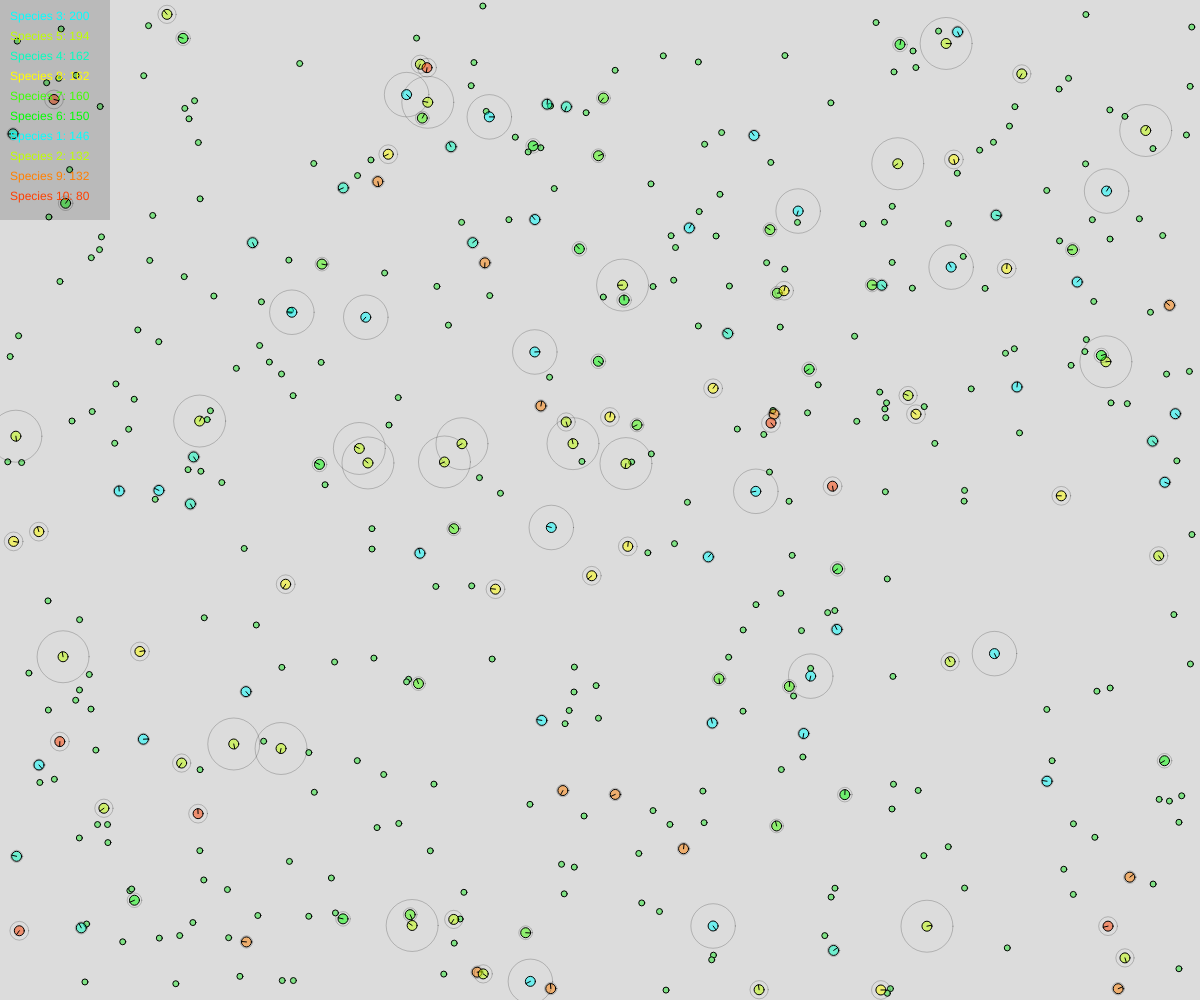
Frame 1 (no input)
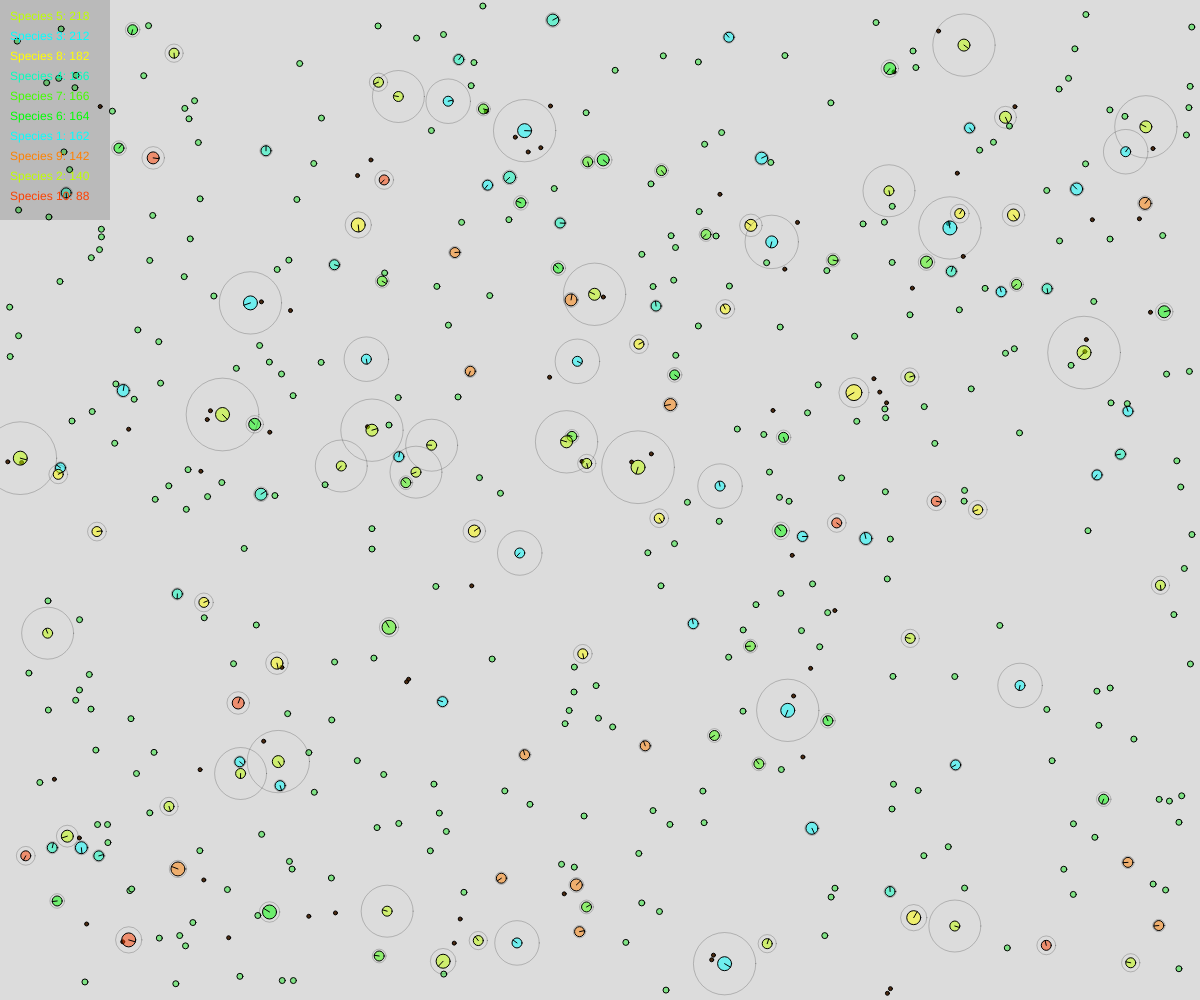
Frame 60 (no input)
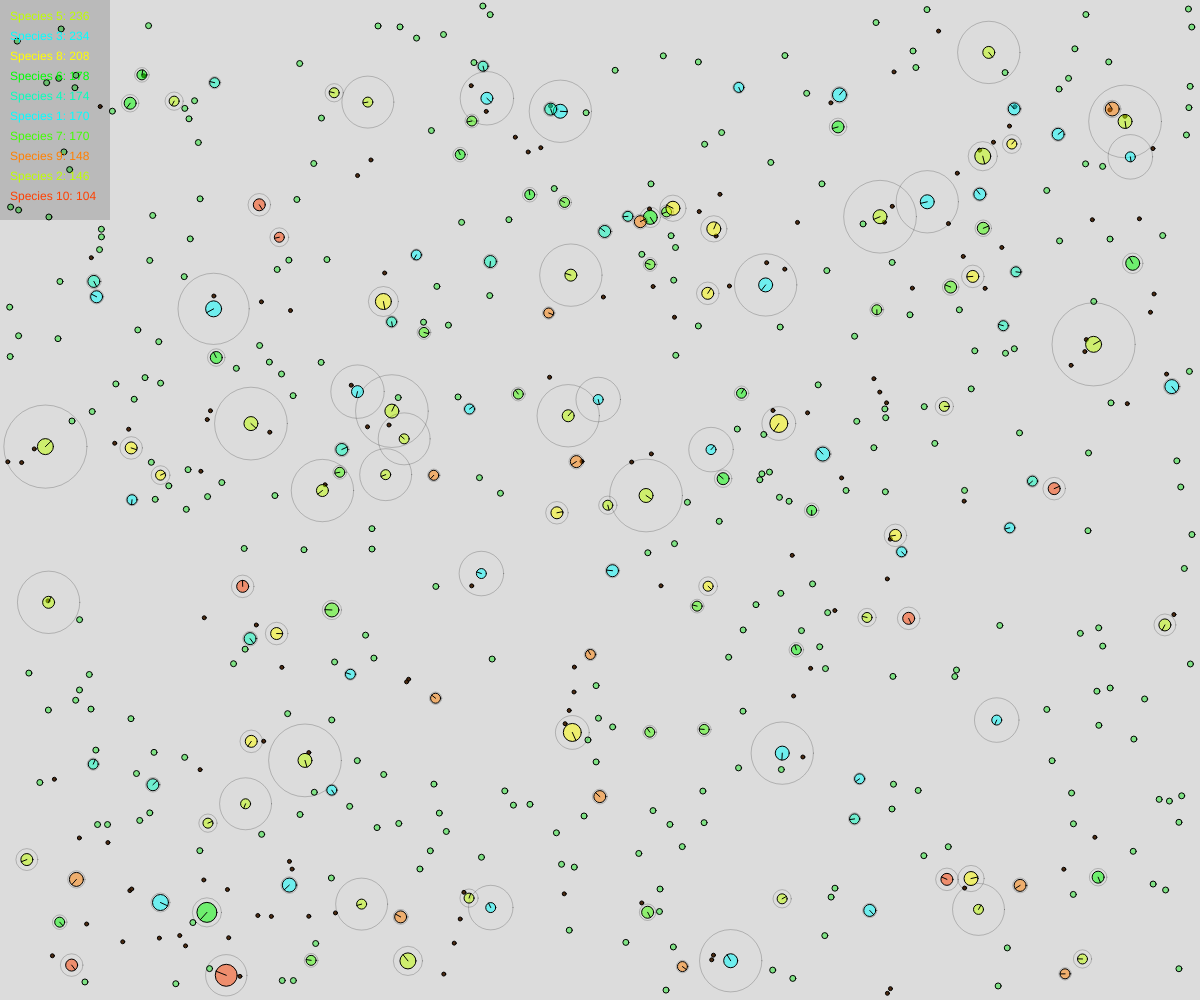
Frame 120 (the mouse pressed at the canvas centre since frame 60)

The p5.js sketch that drew these frames (run headless with seeded random() and noise() and a simulated clock; from frame 60 on, the mouse is pressed at the canvas centre):

// p5.js sketch
// ── sketch.js
let food = [];
let species = [];
let creatures = [];
let waste = []
let objectCount = 150;
let speciesCount = 10;
let colors = []

let speciesNumber = 1;

function setup() {
  p5.disableFriendlyErrors = true; // disables FES
  frameRate(60);
  // make sure this is ran before initializing creatures
  createCanvas(windowWidth, windowHeight); 

  // initialize colors
  for (let i = 0; i <= 255; i += 15) { 
    colors.push([i, 255, 255]);
    colors.push([i, 255, 122]);
  }

  // create species
  for (let i = 0; i < speciesCount; i++) { 
    species.push(new Species(null, true));
  }

  // create food and creatures
  for (let i = 0; i < objectCount; i++) { 
    food.push(new Food());
    food.push(new Food());
    let randSpecies = species[round(random(0, species.length - 1))];
    let creature = new Creature(randSpecies);
    creatures.push(creature);
  }

}

function draw() {
  background(220);

  // update objects
  for (let i = 0; i < waste.length; i++) {
    waste[i].update();
  }

  for (let i = 0; i < food.length; i++) {
    food[i].update();
  }

  for (let i = 0; i < creatures.length; i++) {
    if (creatures[i].eaten === true) {
      creatures[i].die();
    }
    if (creatures[i].dead === true) {
      creatures.splice(i, 1);
      i--;
      continue;
    }
    creatures[i].update(food.concat(waste).concat(creatures));

  }

  // check food sources
  for (let i = 0; i < food.length; i++) {
    if (food[i].eaten === true) {
      // cap waste limit to 2 times the number of creatures on screen (or else the screen gets crowded)
      if (waste.length < creatures.length * 2) { 
        waste.push(new Waste(food[i].pos.x, food[i].pos.y));
      }
      food.splice(i, 1);
      i--;
    }
  }
  for (let i = 0; i < waste.length; i++) {
    if (waste[i].eaten === true) {
      waste.splice(i, 1);
      i--;
    }
  }

  // # of frames between food being added >= 1, # of frames = 10 - (# of creatures)/5
  if (frameCount % max(1, (10 - round(creatures.length) / 5)) === 0) {
    food.push(new Food());
  }

  // show score list
  let scores = getScores();
  push();
  fill(0, 0, 0, 40);
  noStroke();
  rect(0, 0, 110, 20*(scores.length+1));
  pop();
  for (let i = 0; i < scores.length; i++) {
    push()
    colorMode(HSB);
    let color = scores[i][0].colorHistory[0];
    fill(color[0], color[1], color[2]);
    text(`Species ${scores[i][0].speciesNumber}: ${scores[i][1]}`, 10, 20 + 20*i);
    pop();
  }

  if (creatures.length === 1) {
    frameRate(0);
  }

}

// gets an unused species color
function getAvailableColor() {
  if (species.length === 0) return colors[round(random(0, colors.length - 1))];
  let taken = [];
  for (let i = 0; i < species.length; i++) {
    taken.push(species[i].color);
  }
  let available = colors.filter((value, index, arr) => {
    return taken.indexOf(value) === -1;
  });
  let availableColor = available[round(random(0, available.length - 1))];

  return availableColor;
}

// fetches and orders the scores in ascending order (dictionary because the associated species is attatched to the score)
function getScores() {
  // 2D array storing species and their scores (not a map/dictionary so that it can be sorted)
  let scores = [];
  for (let i = 0; i < species.length; i++) {
    scores.push([species[i], species[i].getScore()]);
  }
  scores = scores.sort((first, second) => {
    return second[1] - first[1];
  });

  return scores;
}
// ── creature.js
class Creature {

  constructor(species, location, customRadius) {
    this.species = species;
    this.species.addMember(this);
    if (customRadius === undefined) {
      this.r = 10;
    } else {
      this.r = customRadius;
    }
    this.color = this.species.colorHistory[0];
    if (location === undefined)
      this.pos = createVector(this.r + random(0, width - this.r * 2), this.r + random(0, height - this.r * 2));
    else
      this.pos = location;

    this.nearestFoodDirection = null;
    this.nearestFood = null;
    this.wanderAngle = random(0, 2 * PI);
    this.deltaAngle = PI / 8;
    this.deltaSize = 0.994;
    this.section = 0;
    this.timeSinceEat = 0;
    this.dead = false;
    this.lifeSpan = this.species.baseLifeSpan;
    this.hungerTolerance = 600;
    this.eaten = false;
    this.follower = null;

    this.sightRadius = this.r * this.species.baseSightMultiplier;

    this.speed = this.species.baseSpeed;
  }


  update(food) {
    this.draw();
    this.findNearestFood(food);
    this.move();
    this.eat();
    this.checkDivide();
    this.checkHunger();

    this.follower = null;
  }

  draw() {
    push();
    colorMode(HSB);

    // draw main circle
    fill(this.color[0], this.color[1], this.color[2], 0.5);
    ellipse(this.pos.x, this.pos.y, this.r);

    // draw the ancestry rings TODO: fix this so that older = closer to the middle
    noFill(true);
    for (let i = this.species.colorHistory.length-1; i >= 0; i--) {
      push();
      stroke(this.species.colorHistory[i][0], this.species.colorHistory[i][1], this.species.colorHistory[i][2]);
      ellipse(this.pos.x, this.pos.y, this.r * (i * (1 / (this.species.colorHistory.length))));
      pop();
    }

    // draw the direction that the creature faces
    noFill(false);
    let dirVec = p5.Vector.fromAngle((this.nearestFoodDirection !== null && this.follower === null) ? this.nearestFoodDirection.heading() : this.wanderAngle, this.r / 2);
    line(this.pos.x, this.pos.y, this.pos.x + dirVec.x, this.pos.y + dirVec.y);

    // draw the sight circle
    stroke(0, 0, 0, 0.2);
    ellipse(this.pos.x, this.pos.y, this.sightRadius);
    pop();
  }

  findNearestFood(food) {
    food = food.filter((value) => {
      if (value.eaten === true) {
        return false;
      }
      let distance = this.pos.dist(value.pos);
      if (distance > this.sightRadius / 2) {
        return false;
      }
      // if it's a creature and it's bigger than 75% of this one or it's the same species or it's color history includes this species' and it was created within 30 seconds then pass it up
      if (value instanceof Creature && (value.r > this.r * 0.75 || value.species == this.species || value.species.colorHistory.indexOf(this.color) !== -1 && value.species.timeSinceCreation() / 1000 <= 30)) {
        return false;
      }
      if (value instanceof Waste) {
        // after a creature reaches its hungerTolerance (gets too hungry) and it's too small to shrink, it'll resort to eating waste
        if (this.timeSinceEat > this.hungerTolerance) {
          if (this.r > 20) {
            return false;
          }
        } else {
          return false;
        }
      }
      
        if (value instanceof Creature && this.nearestFood instanceof Creature && value.r < this.nearestFood.r + 10) {
          return false;
        }
      return true;
    });
    this.nearestFoodDirection = null;
    this.nearestFood = null;
    let highestValue = -1;
    for (let i = 0; i < food.length; i++) {

      
      // calculate the value (radius gain)/(distance)^1.5 TODO: if the food is a creature and the current target is a creature, only select the food if its radius is 10 bigger than the current target's radius
      let distance = this.pos.dist(food[i].pos);
      let radiusGain = (food[i] instanceof Creature) ? food[i].r * 0.25 : 2;
      let value = (radiusGain) / (distance ** 1.5);
      if (value > highestValue) {
        // set the nearest food and the direction it's in
        this.nearestFoodDirection = p5.Vector.sub(food[i].pos, this.pos).normalize();
        this.nearestFood = food[i];
        highestValue = value;
      }
    }
    // if the target is a Creature, then set its follower to be this one
    if (this.nearestFood instanceof Creature) {
      this.nearestFood.follower = this;
    }
  }

  move() { // TODO: tidy up move method
    // get the region of the creature in the map
    let region = this.getRegion();
    // if the the creature is being followed and is in the main section of the map, then move direction away from it //TODO: add smart movement (multiple followers + move in the average direction away + turn near walls)
    if (region === 'Main' && this.follower !== null /*&& this.pos.dist(this.follower.pos) <= this.r/2*/ ) {
      this.wanderAngle = this.follower.nearestFoodDirection.heading();
      let moveDirection = p5.Vector.fromAngle(this.wanderAngle, 1);
      this.pos = p5.Vector.add(this.pos, moveDirection.mult(this.speed));
      // if there's food, then go towards it
    } else if (this.nearestFoodDirection !== null) {
      this.pos = p5.Vector.add(this.pos, this.nearestFoodDirection.mult(this.speed));
      // move in accordance of the region that the creature is in
    } else {
      if (region === 'Right') {
        this.wanderAngle += this.getAngle(this.wanderAngle, PI);
      } else if (region === 'Left') {
        this.wanderAngle += this.getAngle(this.wanderAngle, 0);
      } else if (region === 'Top') {
        this.wanderAngle += this.getAngle(this.wanderAngle, PI / 2);
      } else if (region === 'Bottom') {
        this.wanderAngle += this.getAngle(this.wanderAngle, (3 * PI) / 2);
      } else if (region === 'TopRight') {
        this.wanderAngle += this.getAngle(this.wanderAngle, (3 * PI) / 4);
      } else if (region === 'TopLeft') {
        this.wanderAngle += this.getAngle(this.wanderAngle, (PI) / 4);
      } else if (region === 'BottomRight') {
        this.wanderAngle += this.getAngle(this.wanderAngle, (5 * PI) / 4);
      } else if (region === 'BottomLeft') {
        this.wanderAngle += this.getAngle(this.wanderAngle, (7 * PI) / 4);
      } else {
        if (this.follower === null) {
          this.wanderAngle += random(-PI / 16, PI / 16);
        }
      }
      this.section = region;
      let moveDirection = p5.Vector.fromAngle(this.wanderAngle, 1);
      this.pos = p5.Vector.add(this.pos, moveDirection.mult(this.speed));
    }
  }

  eat() {
    if (this.nearestFood !== null && this.nearestFood.eaten === false) {
      let distance = p5.Vector.dist(this.pos, this.nearestFood.pos);
      let foodIsCreature = this.nearestFood instanceof Creature;
      // TODO: make this more intuitive and functional (has to deal with the distance that the food has to be in order to be eaten)
      if ((this.r + this.nearestFood.r) / (foodIsCreature ? 4 : 2) > distance) {
        this.nearestFood.eaten = true;
        this.timeSinceEat = 0;
        // if the food is waste, then degrease the lifespan of the creature TODO: keep track of this to apply it to calculateStats()
        if (this.nearestFood instanceof Waste) {
          this.lifeSpan *= 0.9;
          this.hungerTolerance *= 0.9;
        }
        // if creature, then add 1/4 of that creature's radius
        if (this.nearestFood instanceof Creature) {
          this.r += this.nearestFood.r * 0.25;
        } else {
          this.r += 2;
        }
        this.calculateStats();
        return;
      }
    }
    this.timeSinceEat += 1;
  }

  getAngle(current, target) {
    // limit the current angle to be a range from -2pi to 2pi
    let limCurrent = current % (2 * PI);
    // if the angle negative, then make it equal 2pi - the absoluate value of the angle (which makes it the same angle but positive instead of negative)
    if (limCurrent < 0) {
      limCurrent = 2 * PI - abs(limCurrent);
    }
    // if you have to loop past 2pi in order to reach the target, then add 2pi to the target to make it mathmatically work
    if (limCurrent > PI && target < PI) {
      target += 2 * PI;
    }
    // get the shorted distance (turning left or right) and return the appropriate rotation direction
    let diff1 = abs(abs(limCurrent - this.deltaAngle) - target);
    let diff2 = abs(abs(limCurrent + this.deltaAngle) - target);
    return (diff1 < diff2) ? -this.deltaAngle : this.deltaAngle;
  }

  getRegion() { // returns the section(s) of the map that the creature is in
    let sections = '';
    if (this.pos.y < 25) {
      sections += 'Top';
    }
    if (this.pos.y > height - 25) {
      sections += 'Bottom';
    }
    if (this.pos.x > width - 25) {
      sections += 'Right';
    }
    if (this.pos.x < 25) {
      sections += 'Left';
    }
    if (sections === '') {
      sections = 'Main';
    }
    return sections;
  }

  checkHunger() {
    if (this.timeSinceEat > this.lifeSpan) {
      // if the creature is big enough to shrink, then shrink or else it dies
      if (this.r >= 20) {
        this.r *= 0.75;
        this.calculateStats();
        this.timeSinceEat = 0;
      } else {
        this.die();
      }
    }
  }

  die() {
    this.dead = true;
    this.species.removeMember(this);
    // if the creature is the last one then take this species out of the species list
    if (this.species.members.length === 0) {
      print(`Species ${this.species.speciesNumber} extint`);
      let speciesIndex = species.indexOf(this.species);
      species.splice(speciesIndex, 1);
    }
  }

  checkDivide() {
    if (this.r >= this.species.cellDivisionThreshold && this.follower === null && this.nearestFood instanceof Creature === false || this.r >= this.species.cellDivisionThreshold * 2) {
      if (random(0, 100) <= 1) { // 1 in 100 chance of dividing every frame following threshold met
        if (this.insideAnotherCreature() === false || this.r >= this.species.cellDivisionThreshold * 2) {
          this.divide();
        }
      }
    }
  }

  divide() {
    let newCreature = null;
    if (random(0, 6) <= 1) { // 1 in 6 change of a mutation
      newCreature = new Creature(this.species.genMutation(), this.pos, this.r / 2);
    } else { // otherwise just divide
      newCreature = new Creature(this.species, this.pos, this.r / 2);
    }
    creatures.push(newCreature);
    this.r /= 2;
    this.calculateStats();
  }

  insideAnotherCreature() {
    for (let i = 0; i < creatures.length; i++) {
      if (creatures[i] !== this && creatures[i].species !== this.species && this.pos.dist(creatures[i].pos) <= creatures[i].r / 2 + this.r / 2) {
        return true;
      }
    }
    return false;
  }

  calculateStats() {
    this.lifeSpan = this.species.baseLifeSpan * (0.99 ** ((this.r - 10) / 2));
    this.speed = this.species.baseSpeed * (this.deltaSize ** ((this.r - 10)));
    this.sightRadius = this.r * this.species.baseSightMultiplier;
  }
}
// ── food.js

class Food {
  constructor() {
    this.r = 6;
    this.pos = createVector(this.r + random(0, width - this.r * 2), this.r + random(0, height - this.r * 2));
    this.eaten = false;
  }

  update() {
    this.draw();
  }

  draw() {
    push();
    fill(127, 226, 132);
    ellipse(this.pos.x, this.pos.y, this.r);
    pop();
  }
}

// ── species.js

class Species {

  constructor(colorHistory, isRandom) {
    this.timeCreated = millis();
    this.speciesNumber = speciesNumber;
    speciesNumber++;

    this.color = getAvailableColor();
    this.colorHistory = [this.color] //colorHistory; // array of colors, [newest - oldest] in ancestral line
    if (colorHistory != null) {
      this.colorHistory = this.colorHistory.concat(colorHistory);
    }
    this.members = [];
    this.points = {
      baseSpeedPoints: 0,
      baseSightPoints: 0,
      baseLifePoints: 0,
      cellDivisionPoints: 0
      // intellect: 0
    };

    if (isRandom) {
      this.genRandom();
    }
  }

  genRandom() {
    this.points.baseSpeedPoints = random(0, 10);
    this.points.baseSightPoints = random(0, 10);
    this.points.baseLifePoints = random(0, 10);
    this.points.cellDivisionPoints = random(0, 10);
    // this.points.intellect = random(0, 10);
    this.genAttributes();
  }

  genAttributes() {
    this.baseSpeed = 0.4 + 0.17 * this.points.baseSpeedPoints;
    this.baseSightMultiplier = 1.2 + 0.25 * this.points.baseSightPoints;
    this.baseLifeSpan = 350 + 150 * this.points.baseLifePoints;
    this.cellDivisionThreshold = 25 + 5 * this.points.cellDivisionPoints;

    this.baseLifeSpan /= this.baseSpeed ** 1.75;
    this.baseSightMultiplier = this.baseSightMultiplier ** (1/this.baseSpeed);
  }

  genMutation() {
    // get all the keys in the points dict and select a random one
    let pointsKeys = Object.keys(this.points);
    let randomKey = pointsKeys[round(random(0, pointsKeys.length - 1))];
    // store the original value of a point
    let oldValue = this.points[randomKey];
    // deep copy points and a apply a random addition/subtraction on a gaussian distribution
    let newPoints = JSON.parse(JSON.stringify(this.points));
    newPoints[randomKey] = randomGaussian(oldValue, 0.25);
    // if the change made the points go below 0 or above 10
    if (newPoints[randomKey] < 0) {
      newPoints[randomKey] = 0;
    } else if (newPoints[randomKey] > 10) {
      newPoints[randomKey] = 10;
    }
    
    print(`[${randomKey}]: Old: ${oldValue}, New: ${newPoints[randomKey]}`);

    let newSpecies = new Species(this.colorHistory, false);
    for (let i = 0; i < pointsKeys.length; i++) {
      newSpecies.points[pointsKeys[i]] = newPoints[pointsKeys[i]];
    }
    newSpecies.genAttributes();

    species.push(newSpecies);
    return newSpecies;
  }

  // returns the sum of all it's members' radii
  getScore() {
    let score = 0;
    for (let i = 0; i < this.members.length; i++) {
      score += this.members[i].r;
    }
    return round(score);
  }

  timeSinceCreation() {
    return millis() - this.timeCreated;
  }
  
  addMember(member) {
    this.members.push(member);
  }
  
  removeMember(member) {
    let memberIndex = this.members.indexOf(this);
    this.members.splice(memberIndex, 1);
  }
}
// ── style.css
/* html, body {
  margin: 0;
  padding: 0;
} */

body {
  background-color: rgb(35, 42, 53);
}

#logo {
  display: block;
  width: 50%;
  margin-top: 2rem;
  margin-left: auto;
  margin-right: auto;
}

.border {
  border: medium solid black;
  border-radius: 4px;
}

canvas {
  display: block;
}
  
// ── waste.js

class Waste {
  constructor(x, y) {
    this.r = 4;
    this.pos = createVector(x, y);
    this.eaten = false;
  }
  update() {
    this.draw();
  }
  draw() {
    push();
    fill(76, 43, 17);
    ellipse(this.pos.x, this.pos.y, this.r);
    pop();
  }
}
